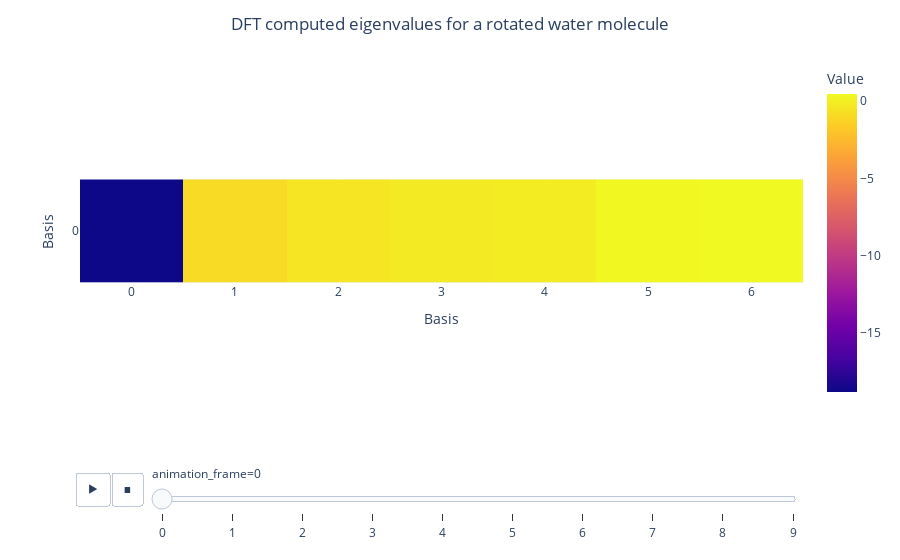

This figure's notebook cell:
### Code cell
fig = px.imshow(
    eigenvalues[:,0,...], animation_frame=0, labels=dict(x="Basis", y="Basis", color="Value"),
)
fig.update_layout(title_text='DFT computed eigenvalues for a rotated water molecule', title_x=0.5)
fig.update_yaxes(tickmode='array', tickvals=np.arange(11))
fig.update_xaxes(tickmode='array', tickvals=np.arange(11))
fig.show()

### Figure 1 — Plotly figure (JSON) as saved in the notebook; plotly's stock layout.template omitted (floating-point values rounded to 4 significant figures)
{"data": [{"coloraxis": "coloraxis", "hovertemplate": "Basis: %{x}<br>Basis: %{y}<br>Value: %{z}<extra></extra>", "name": "0", "type": "heatmap", "xaxis": "x", "yaxis": "y", "z": [[-18.84, -0.9309, -0.4384, -0.2326, -0.144, 0.3462, 0.4589]]}], "layout": {"coloraxis": {"colorbar": {"title": {"text": "Value"}}, "colorscale": [[0, "#0d0887"], [0.1111, "#46039f"], [0.2222, "#7201a8"], [0.3333, "#9c179e"], [0.4444, "#bd3786"], [0.5556, "#d8576b"], [0.6667, "#ed7953"], [0.7778, "#fb9f3a"], [0.8889, "#fdca26"], [1, "#f0f921"]]}, "margin": {"t": 60}, "sliders": [{"active": 0, "currentvalue": {"prefix": "animation_frame="}, "len": 0.9, "pad": {"b": 10, "t": 60}, "steps": [{"args": [["0"], {"frame": {"duration": 0, "redraw": true}, "fromcurrent": true, "mode": "immediate", "transition": {"duration": 0, "easing": "linear"}}], "label": "0", "method": "animate"}, {"args": [["1"], {"frame": {"duration": 0, "redraw": true}, "fromcurrent": true, "mode": "immediate", "transition": {"duration": 0, "easing": "linear"}}], "label": "1", "method": "animate"}, {"args": [["2"], {"frame": {"duration": 0, "redraw": true}, "fromcurrent": true, "mode": "immediate", "transition": {"duration": 0, "easing": "linear"}}], "label": "2", "method": "animate"}, {"args": [["3"], {"frame": {"duration": 0, "redraw": true}, "fromcurrent": true, "mode": "immediate", "transition": {"duration": 0, "easing": "linear"}}], "label": "3", "method": "animate"}, {"args": [["4"], {"frame": {"duration": 0, "redraw": true}, "fromcurrent": true, "mode": "immediate", "transition": {"duration": 0, "easing": "linear"}}], "label": "4", "method": "animate"}, {"args": [["5"], {"frame": {"duration": 0, "redraw": true}, "fromcurrent": true, "mode": "immediate", "transition": {"duration": 0, "easing": "linear"}}], "label": "5", "method": "animate"}, {"args": [["6"], {"frame": {"duration": 0, "redraw": true}, "fromcurrent": true, "mode": "immediate", "transition": {"duration": 0, "easing": "linear"}}], "label": "6", "method": "animate"}, {"args": [["7"], {"frame": {"duration": 0, "redraw": true}, "fromcurrent": true, "mode": "immediate", "transition": {"duration": 0, "easing": "linear"}}], "label": "7", "method": "animate"}, {"args": [["8"], {"frame": {"duration": 0, "redraw": true}, "fromcurrent": true, "mode": "immediate", "transition": {"duration": 0, "easing": "linear"}}], "label": "8", "method": "animate"}, {"args": [["9"], {"frame": {"duration": 0, "redraw": true}, "fromcurrent": true, "mode": "immediate", "transition": {"duration": 0, "easing": "linear"}}], "label": "9", "method": "animate"}], "x": 0.1, "xanchor": "left", "y": 0, "yanchor": "top"}], "title": {"text": "DFT computed eigenvalues for a rotated water molecule", "x": 0.5}, "updatemenus": [{"buttons": [{"args": [null, {"frame": {"duration": 500, "redraw": true}, "fromcurrent": true, "mode": "immediate", "transition": {"duration": 500, "easing": "linear"}}], "label": "&#9654;", "method": "animate"}, {"args": [[null], {"frame": {"duration": 0, "redraw": true}, "fromcurrent": true, "mode": "immediate", "transition": {"duration": 0, "easing": "linear"}}], "label": "&#9724;", "method": "animate"}], "direction": "left", "pad": {"r": 10, "t": 70}, "showactive": false, "type": "buttons", "x": 0.1, "xanchor": "right", "y": 0, "yanchor": "top"}], "xaxis": {"anchor": "y", "constrain": "domain", "domain": [0, 1], "scaleanchor": "y", "tickmode": "array", "tickvals": [0, 1, 2, 3, 4, 5, 6, 7, 8, 9, 10], "title": {"text": "Basis"}}, "yaxis": {"anchor": "x", "autorange": "reversed", "constrain": "domain", "domain": [0, 1], "tickmode": "array", "tickvals": [0, 1, 2, 3, 4, 5, 6, 7, 8, 9, 10], "title": {"text": "Basis"}}}}
